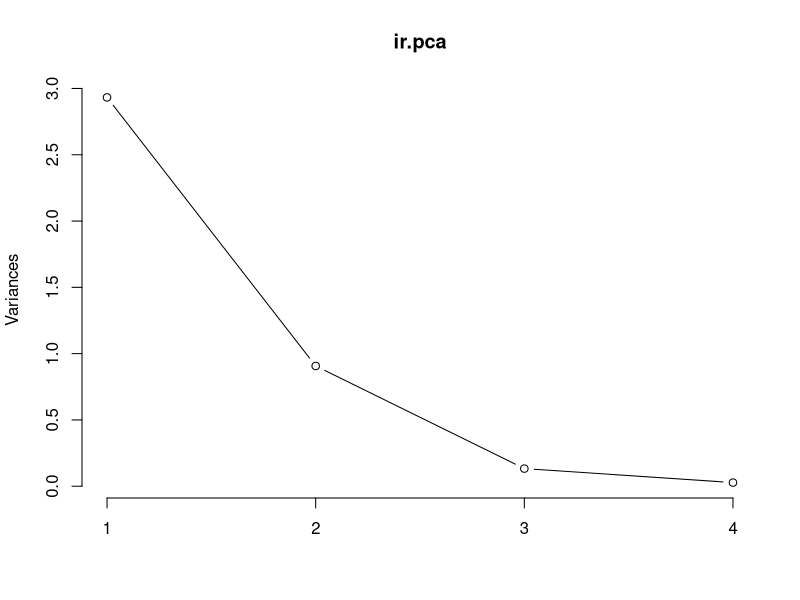
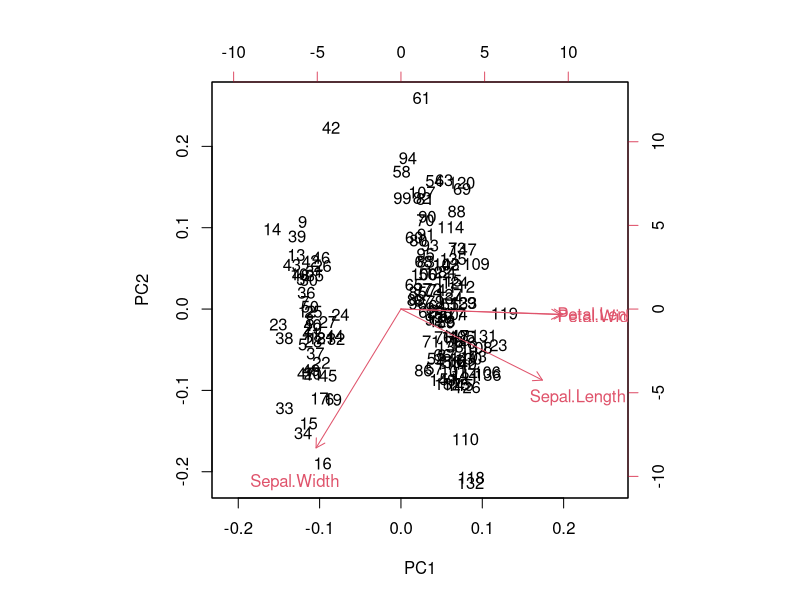

Generate these figures, in order, with R:
# 9장 주성분 분석 : PCA의 개념과 수리

# 최신 버전 업데이트
### install.packages("installr")
### library(installr)
### check.for.updates.R()
### install.R()


# {stats}패키지의 prcomp()함수를 이용하여 주성분 분석을 진행한다.
### 데이터 선언
data(iris)
head(iris, 3)


# prcomp() 함수
### 연속형 자료에 대해 로그 변환을 수행하고, 
### prcomp() 함수를 통해 PCA를 수행하기 전에 변수에 대해 중심화와 표준화를 수행한다.
### prcomp() 함수에서 center=T, scale=F가 디폴트이다.
### 변수의 왜도와 크기는 주성분에 영향을 미치므로 PCA분석에 앞서 왜도 변환, 중심화, 표준화를 수행하는 것은 매우 바람직하다. 
### 이 예제에서는 로그변환을 수행하였으나 보다 일반적으로 Box-Cox 변환을 적용할 수 있다.
### 이 예제의 마지막 부분에서 모든 이러한 변환과 PCA의 적용이 {caret}패키지의 preProcess()함수의 단 일회 호출을 통해 어떻게 수행되는지 보여준다.
log.ir <- log(iris[,1:4])
ir.species <- iris[,5]
ir.pca <- prcomp(log.ir, center=T, scale=T) # 상관계수를 사용하여 주성분분석 진행, 표준화 변환을 이용


# print()함수
### print()함수는 4개의 주성분 각각의 표준편차와 연속형 변수의 선형결합 계수를 나타내는 회전(또는 부하)를 제공한다.
print(ir.pca) # 표준편차 + 부하행렬 출력


# plot() 함수
### plot() 함수는 주성분과 관련된 분산을 그려준다.
### 이 그림은 이후 분석에서 몇 개의 주성분을 사용할 것인지에 대한 정보를 제공한다.
### 이 예제 에서는 처음 2개의 주성분이 자료 변동의 대부분을 설명하는 것을 알 수 있다.
plot(ir.pca, type="l") # 분산의 크기를 꺾은선으로 그려줌


# summary() 함수
### summary() 함수는 주성분들의 중요도를 제공한다.
### 아래 결과에서 1행은 각 주성분과 관련된 표준편차를 나타낸다. 
### 2행은 각 주성분에 의해 설명되는 자료 분산의 비율을 나타내며,
### 3행은 설명되는 분산의 누적비율을 나타낸다.
### 여기서는 처음 2개의 주성분이 자료 분산의 95% 이상을 설명함을 알 수 있다.
summary(ir.pca) # 표준편차, 비율, 누적합 출력


# predict() 함수
### predict() 함수는 새로운 자료에 대해 그들의 주성분 값(PCs)을 예측해준다.
### 여기서는 설명의 편의상 마지막 2개의 자료를 새로운 자료로 취급하여 예측을 수행한다.
predict(ir.pca, newdata=tail(log.ir, 2)) # 새로운 데이터로 예측


# biplot() 함수
### biplot() 함수를 통해 PCA의 결과를 시각화 할 수 있다.
biplot(ir.pca) # 주성분 축과 원데이터 2차원 산점도 그림


# {caret}패키지를 이용한 PCA 분석
### 왜도의 수정을 위해 Box-Cox 변환을 수정하고, 중심화, 표준화를 수행한 뒤
### {caret} 패키지의 preProcess()함수로 PCA를 수행한다.
# install.packages("caret")
require(caret)
### 디폴트로, preProcess()함수는 적어도 데이터 분산의 95% 이상을 설명하는데 필요한 주성분(PCs)만을 저장(keep)하나, 
### 이것은 thresh=0.95 옵션을 통해 변경할 수 있다.
trans = preProcess(iris[,1:4], method=c("BoxCox","center","scale","pca")) # BoxCox 변환 이용
PC = predict(trans, iris[,1:4]) # 새로운 변수로 예측
head(PC, 3)
trans$rotation # 부하행렬
ls(trans)